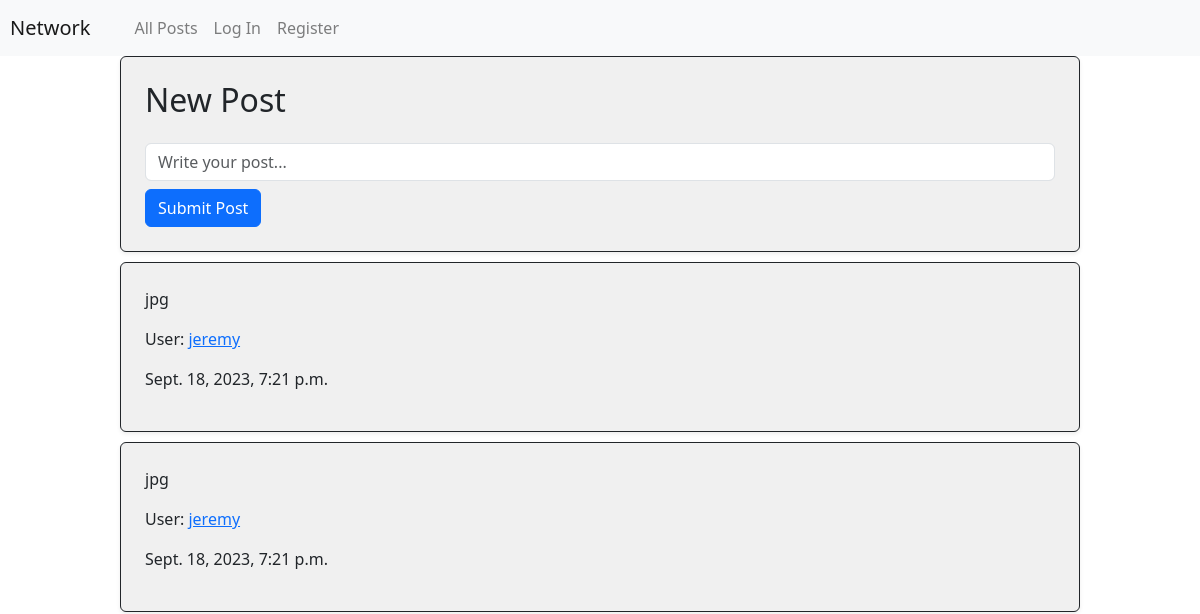
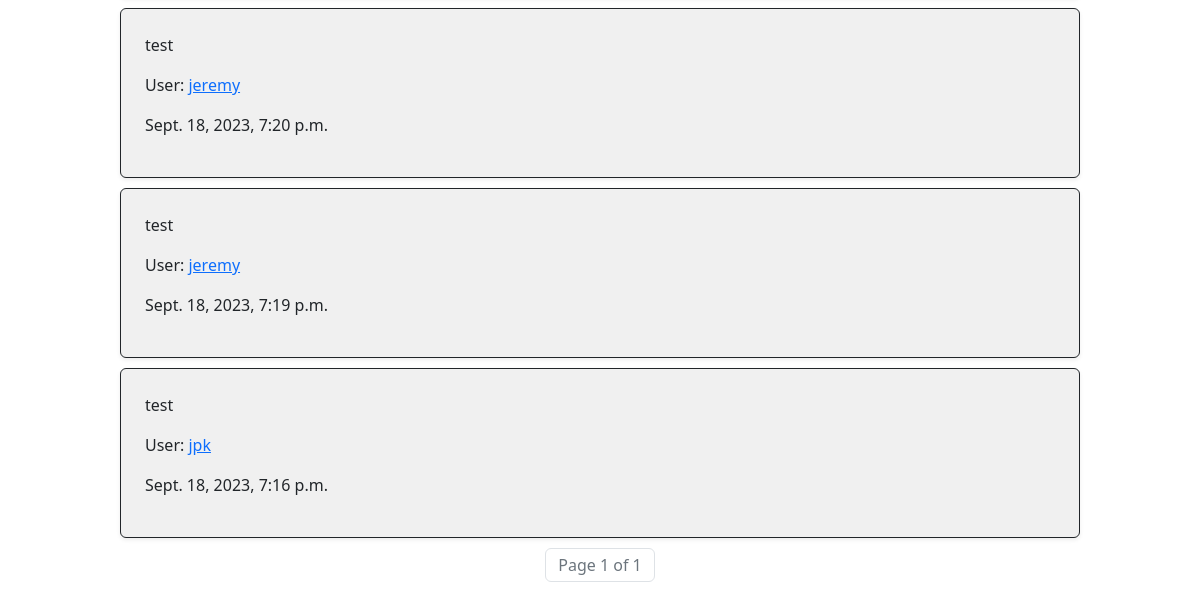
The app's page /, older data (2 pictures, top to bottom).
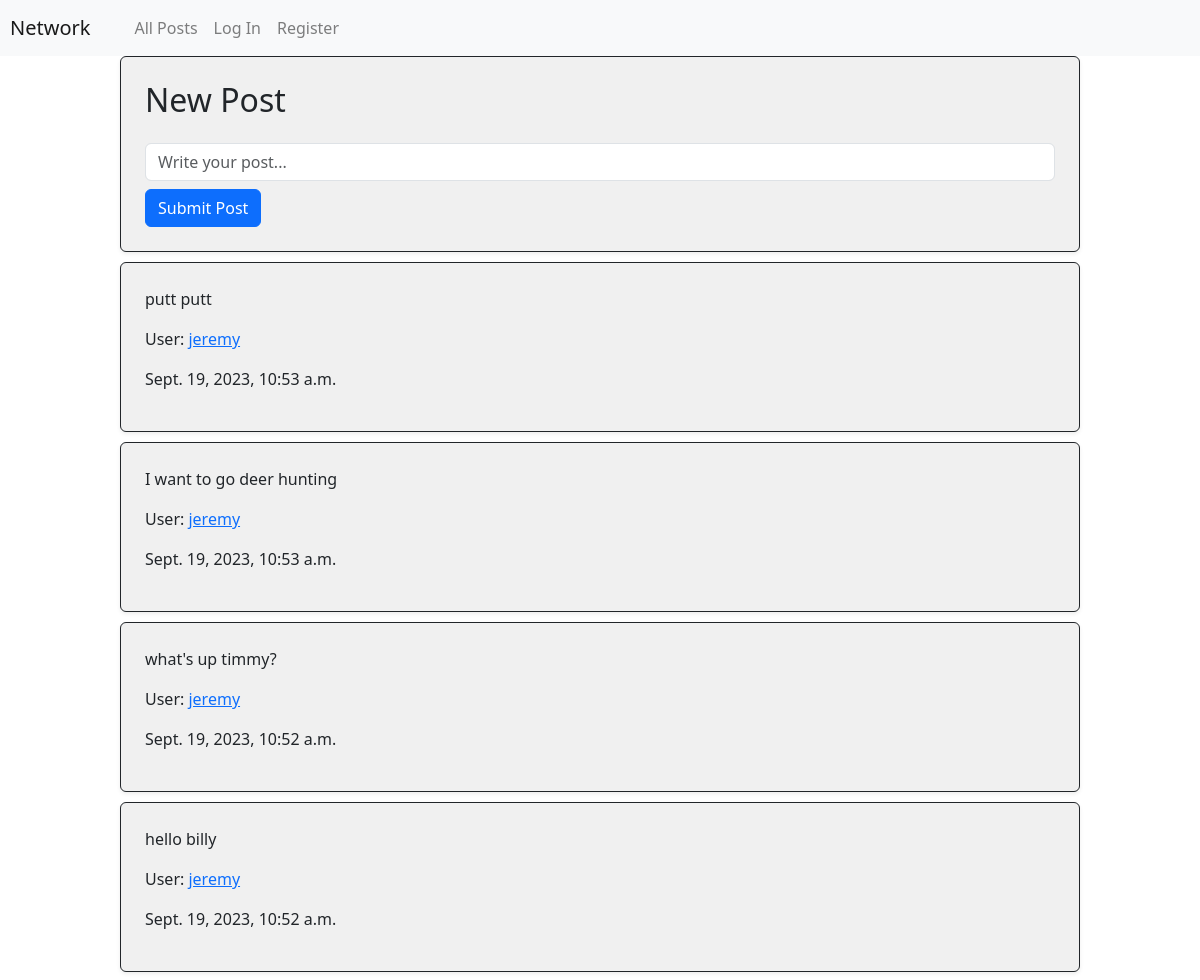
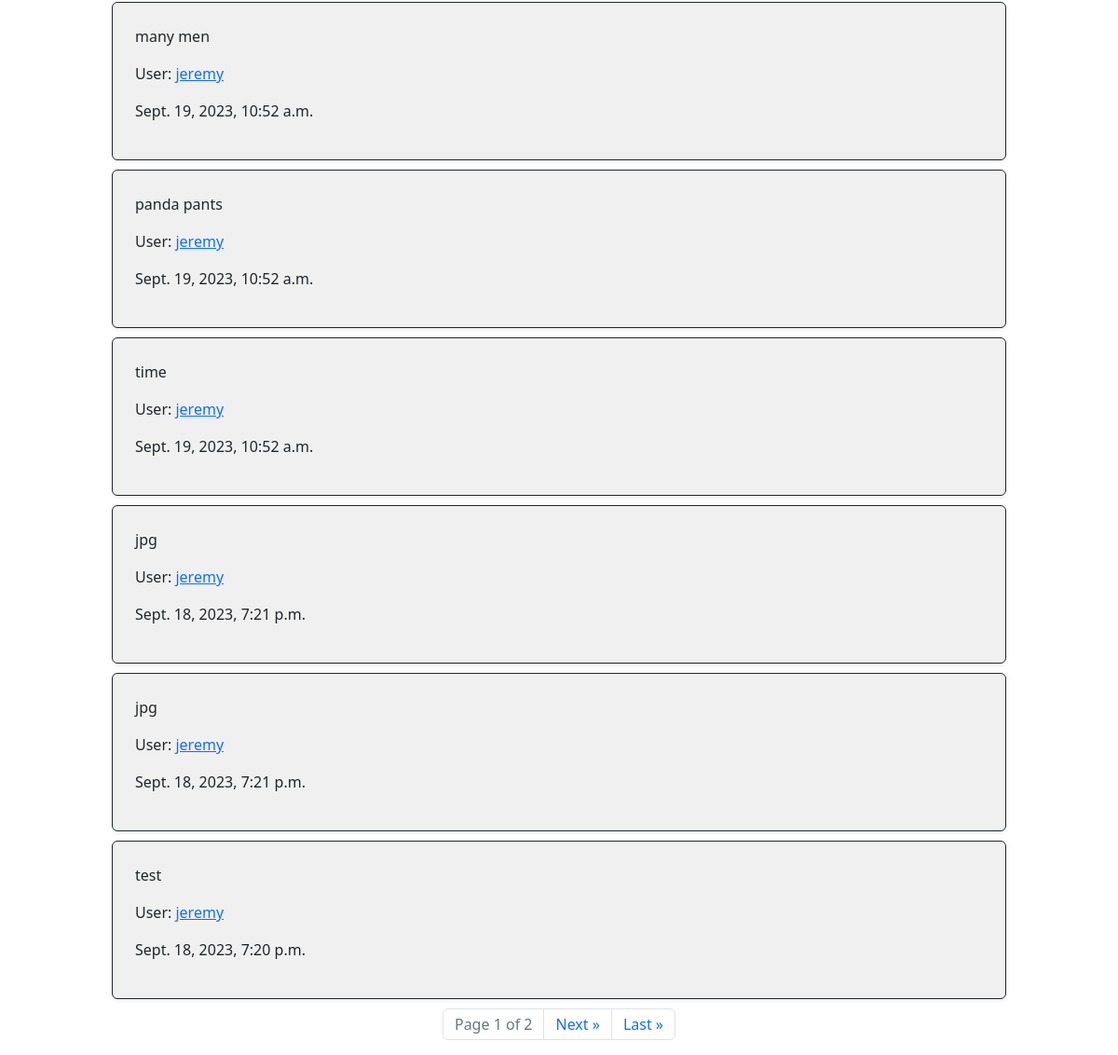
The same page, newer data (2 pictures, top to bottom).
### network/models.py (models this page shows, shortened)
class Post(models.Model):
    user = models.ForeignKey(User, on_delete=models.CASCADE)
    text = models.TextField(verbose_name="Post Text")
    timeStamp = models.DateTimeField(auto_now_add=True)

class User(AbstractUser):
    pass

### network/views.py (the view)
# urls.py: path("", views.index, name="index"),
def index(request):
    allPost = Post.objects.all().order_by('-timeStamp')
    paginator = Paginator(allPost, 10)
    page_number = request.GET.get('page')
    page_obj = paginator.get_page(page_number)
    has_previous_page = page_obj.has_previous
    return render(request, "network/index.html", {
        "allPost": allPost,
        "page_obj": page_obj,
        "has_previous_page": has_previous_page
    })

### network/templates/network/index.html (shortened to what this page needs)
{% extends "network/layout.html" %}
{% block body %}
    <div id="newPost" class="border border-dark p-4 rounded shadow-sm" style="width: 80%; margin: 0 auto; background-color: #f0f0f0;">
        <form method="post" action="{% url 'post' %}">
            <h2 class="mb-4">New Post</h2>
            <div class="d-flex flex-column align-items-center">
                <input id="newPostBox" class="form-control mb-2" type="text" name="newPostBox" placeholder="Write your post...">
                <button type="submit" id="newPostSubmit" style="align-self: flex-start;" class="btn btn-primary">Submit Post</button>
            </div>
        </form>
    </div>
    {% for post in page_obj %}
    <div id="postPage" class="border border-dark p-4 rounded shadow-sm" style="width: 80%; margin: 10px auto; background-color: #f0f0f0; padding: 10px;">
        <p>{{ post.text }}</p>
        <p>User: <a href="{% url 'user' post.user.id %}">{{ post.user.username }}</a></p>
        <p>{{ post.timeStamp }}</p>
    </div>
    {% endfor %}
    <nav aria-label="Page navigation">
        <ul class="pagination justify-content-center">
            <li class="page-item disabled">
                <span class="page-link">Page {{ page_obj.number }} of {{ page_obj.paginator.num_pages }}</span>
            </li>
            {% if page_obj.has_next %}
                <li class="page-item">
                    <a class="page-link" href="?page={{ page_obj.next_page_number }}" aria-label="Next">
                        <span aria-hidden="true">Next &raquo;</span>
                    </a>
                </li>
                <li class="page-item">
                    <a class="page-link" href="?page={{ page_obj.paginator.num_pages }}" aria-label="Last">
                        <span aria-hidden="true">Last &raquo;</span>
                    </a>
                </li>
            {% endif %}
        </ul>
    </nav>
{% endblock %}

Row changes from the older to the newer data that the page shows:
no longer on this page (row unchanged): Post: text "test", user.username "jeremy", timeStamp "Sept. 18, 2023, 7:19 p.m."
no longer on this page (row unchanged): Post: text "test", user.username "jpk", timeStamp "Sept. 18, 2023, 7:16 p.m."
added Post: text "putt putt", user.username "jeremy", timeStamp "Sept. 19, 2023, 10:53 a.m."
added Post: text "I want to go deer hunting", user.username "jeremy", timeStamp "Sept. 19, 2023, 10:53 a.m."
added Post: text "what's up timmy?", user.username "jeremy", timeStamp "Sept. 19, 2023, 10:52 a.m."
added Post: text "hello billy", user.username "jeremy", timeStamp "Sept. 19, 2023, 10:52 a.m."
added Post: text "many men", user.username "jeremy", timeStamp "Sept. 19, 2023, 10:52 a.m."
added Post: text "panda pants", user.username "jeremy", timeStamp "Sept. 19, 2023, 10:52 a.m."
added Post: text "time", user.username "jeremy", timeStamp "Sept. 19, 2023, 10:52 a.m."
Text that changed along with them:
{{ page_obj.paginator.num_pages }}: "1" → "2"
text now shown: "Next » Last »"
